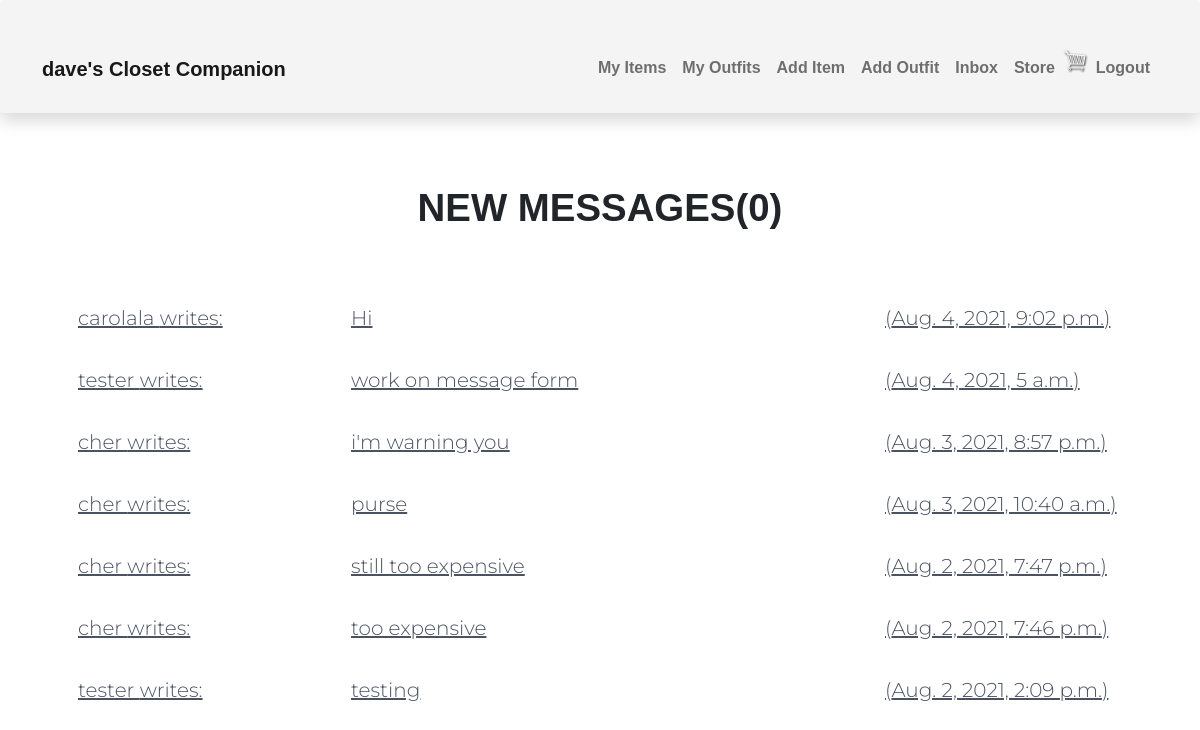
The page /inbox/ (signed in) on the database its author committed.
### user/models.py (models this page shows, shortened)
class Profile(models.Model):
    user = models.OneToOneField(
        User, on_delete=models.CASCADE, null=True, blank=True)
    name = models.CharField(max_length=200, blank=True, null=True)
    email = models.EmailField(max_length=500, blank=True, null=True)
    username = models.CharField(max_length=200, blank=True, null=True)
    created = models.DateTimeField(auto_now_add=True)
    id = models.UUIDField(default=uuid.uuid4, unique=True,
                          primary_key=True, editable=False)
    def __str__(self):
        return str(self.username)

class Message(models.Model):
    sender = models.ForeignKey(Profile, on_delete=models.SET_NULL, null=True, blank=True)
    recipient = models.ForeignKey(Profile, on_delete=models.SET_NULL, null=True, blank=True, related_name="messages")
    name = models.CharField(max_length=200, blank=True, null=True)
    email = models.EmailField(max_length=200, blank=True, null=True)
    subject = models.CharField(max_length=200, blank=True, null=True)
    body = models.TextField()
    is_read = models.BooleanField(default = False, null=True)
    created = models.DateTimeField(auto_now_add=True)
    id = models.UUIDField(default=uuid.uuid4, unique=True, primary_key=True, editable=False)
    class Meta:
        ordering = ['is_read', '-created']

### user/views.py (the view)
# urls.py: path('inbox/', views.inbox, name='inbox'),
@login_required(login_url="login")
def inbox(request):
    profile = request.user.profile
    messageRequests = profile.messages.all()
    unreadCount = messageRequests.filter(is_read=False).count()
    context = {'messageRequests': messageRequests, 'unreadCount': unreadCount,}
    return render(request, 'user/inbox.html', context)

### user/templates/user/inbox.html
{% extends 'main.html' %}
{% block content %}
  <main class="inbox my-xl">
    <div class="content-box">
      <h3 class="inbox__title text-center pt-4">New Messages(<span>{{unreadCount}}</span>)</h3>
      <ul class="messages">
        {% for message in messageRequests %}
        {% if message.is_read == False %}
        <li class="message message--unread">
          {% else %}
          <li class="message">
        {% endif %}
          <a class="form-link" href="{% url 'message' message.id %}">
            <span class="message__author">{{message.sender}} writes: </span>
            <span class="message__subject">{{message.subject}}</span>
            <span class="message__date">({{message.created}})</span>
          </a>
        </li>
        {% endfor %}
      </ul>
    </div>
  </main>
{% endblock %}

### templates/navbar.html (shortened to what this page needs)
{% load static %}
<nav class="navbar navbar-expand-lg navbar-light pt-5 pb-4 shadow p-3 mb-5 rounded nav-background">
    <div class="container-lg">
        <a class="navbar-brand" href="/">
        {% if request.user.is_authenticated %}
        <span class="nav-text fw-bold">
            {{request.user.profile.username}}'s Closet Companion
        </span>
        </a>
        {% else %}
        <a class="navbar-brand" href="/">
        <span class="nav-text fw-bold">
            Closet Companion
        </span>
        </a>
        {% endif %}
        <div class="collapse navbar-collapse justify-content-end align-center" id="main-nav">
        {% if request.user.is_authenticated %}
        <ul class="navbar-nav">
            <li class="nav-item">
            <a class="nav-link nav-text fw-bold" href="{% url 'items' %}">My Items</a></span>
            </li>
            <li class="nav-item">
            <a class="nav-link nav-text fw-bold" href="{% url 'outfits' %}">My Outfits</a></span>
            </li>
            <li class="nav-item d-none d-md-inline">
            <a class="nav-link nav-text fw-bold" href="{% url 'create-item' %}">Add Item</a>
            </li>
            <li class="nav-item d-none d-md-inline">
            <a class="nav-link nav-text fw-bold" href="{% url 'create-outfit' %}">Add Outfit</a>
            </li>
            <li class="nav-item">
            <a class="nav-link nav-text fw-bold" href="{% url 'inbox' %}">Inbox</a>
            </li>
            <li class="nav-item d-none d-md-inline">
            <a class="nav-link nav-text fw-bold" href="{% url 'store' %}">Store</a>
            </li>
            <div>
                <a href="{% url 'cart' %}">
                <img class="menu-icon" width="30px" id='cart-icon' src="{% static 'images/cart.png' %}" alt="">
                </a>
            </div>
            <li class="nav-item">
            <a class="nav-link nav-text fw-bold" href="{% url 'logout' %}">Logout</a>
            </li>
        </ul>
        {% endif %}
        </div>
    </div>
</nav>

### static/css/wardrobe.css (style rules this page uses)
body { background-color: #fff; font-family: 'Montserrat', sans-serif; }
.content-box { width: 95%; max-width: 85rem; margin: 0 auto; }
h1, h2, h3, h4, h5, h6 { font-family: 'Manrope', sans-serif; }
.nav-background { background-color: #f2f2f2cb; }
.nav-text { font-family: 'Manrope', sans-serif; }
.form-link { color: #4b5362; }
.menu-icon { display: inline-block; }
#cart-icon { width: 25px; display: inline-block; align-items: center; }
.inbox { height: 90vh; }
.inbox__title, .inbox__title span { font-size: 2.4rem; font-weight: 700; text-transform: uppercase; text-align: left; margin-bottom: 3rem; }
.messages { list-style: none; padding: 0.5rem 3rem; }
.message { padding: 1rem 0; }
.message > a span { font-size: 1.25rem; font-weight: 300; }
.message:not(:last-child) { border-bottom: 2px solid var(--color-white-light); }
.message > a { display: flex; gap: 0.75rem; }
.message__author { flex-basis: 25%; }
.message__subject { flex-basis: 50%; }
.message__date { text-align: right; font-size: 0.5rem; font-weight: 150; }

### rows shown on the page
Message: sender "carolala", subject "Hi", created "Aug. 4, 2021, 9:02 p.m."
Message: sender "tester", subject "work on message form", created "Aug. 4, 2021, 5 a.m."
Message: sender "cher", subject "i'm warning you", created "Aug. 3, 2021, 8:57 p.m."
Message: sender "cher", subject "purse", created "Aug. 3, 2021, 10:40 a.m."
Message: sender "cher", subject "still too expensive", created "Aug. 2, 2021, 7:47 p.m."
Message: sender "cher", subject "too expensive", created "Aug. 2, 2021, 7:46 p.m."
Message: sender "tester", subject "testing", created "Aug. 2, 2021, 2:09 p.m."

### other values the page prints
{{ request.user.profile.username }} "dave"
{{ unreadCount }} "0"
